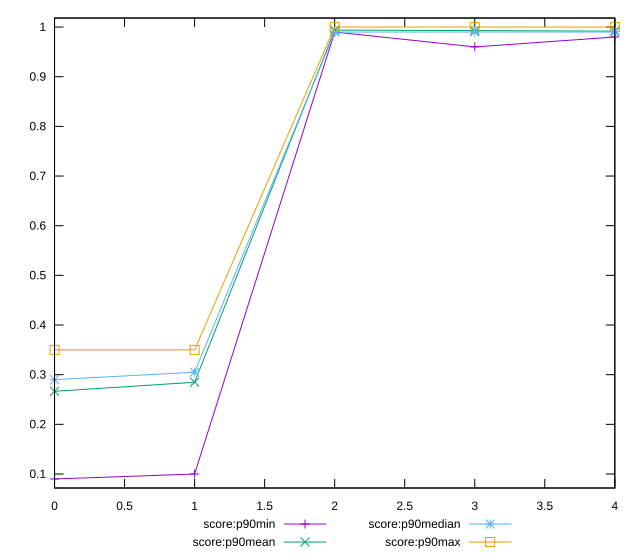

Here is the gnuplot script that generated this plot:
reset

$scoreP90Min <<EOF
0 0.09
1 0.1
2 0.99
3 0.96
4 0.98
EOF

$scoreP90Mean <<EOF
0 0.26659574468085095
1 0.2847872340425531
2 0.9938297872340419
3 0.9928723404255313
4 0.991808510638297
EOF

$scoreP90Median <<EOF
0 0.29
1 0.305
2 0.99
3 0.99
4 0.99
EOF

$scoreP90Max <<EOF
0 0.35
1 0.35
2 1
3 1
4 1
EOF

set key outside below
set xrange [0:4]
set yrange [0.0718:1.0182]
set trange [0.0718:1.0182]
set terminal svg size 640, 560 enhanced background rgb 'white'
set output "report_00026_2021-02-22T21:38:55.199Z/max-potential-fid/progression/score.svg"

plot $scoreP90Min title "score:p90min" with linespoints, \
     $scoreP90Mean title "score:p90mean" with linespoints, \
     $scoreP90Median title "score:p90median" with linespoints, \
     $scoreP90Max title "score:p90max" with linespoints

reset
